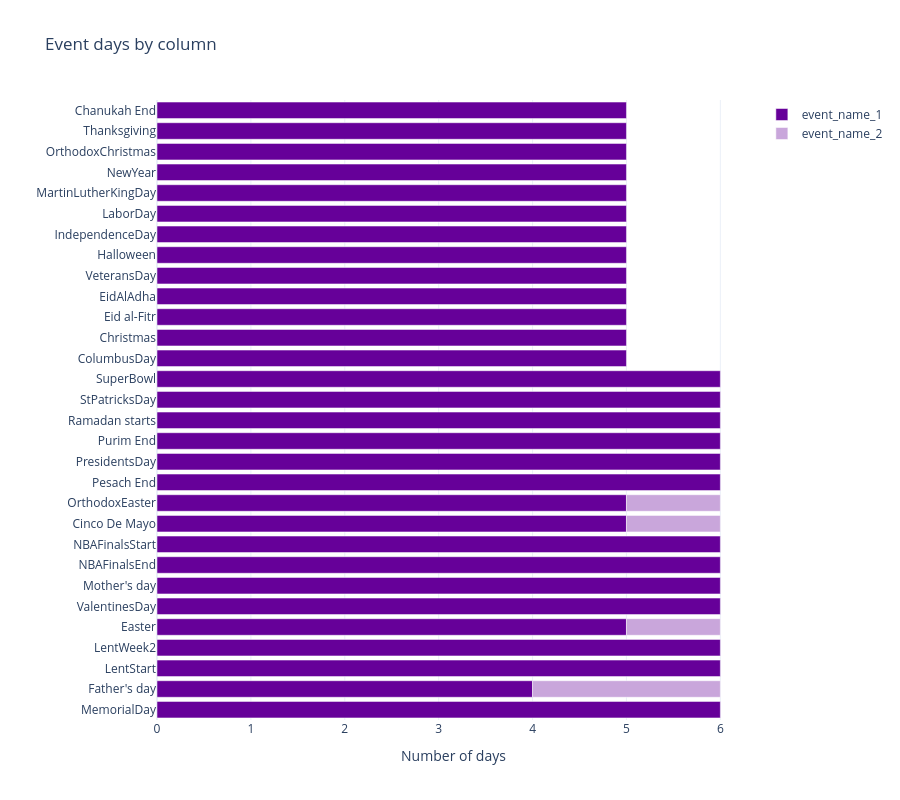

The notebook cell saved with this chart:
### Markdown cell above
#### 4.1 Events: drop `event_name_2`
**สมมติฐาน:** `event_name_2` มีข้อมูลน้อยและซ้ำกับ `event_name_1` จึงตัดออกได้โดยไม่เสียข้อมูล

**สรุป:** ตัดออกได้ เพราะ
- มีข้อมูลเพียง 5 วัน จากทั้งหมด 1,969 วัน (ราว 0.25%)
  ซึ่งเป็นวันที่มี event สองรายการตรงกันโดยบังเอิญ
- event ทุกรายการใน `event_name_2` ปรากฏใน `event_name_1` ในปีอื่นอยู่แล้ว
  โมเดลจึงยังเรียนรู้ผลของ event เหล่านั้นได้จาก `event_name_1`
- ข้อมูลที่มีเพียงไม่กี่วัน ไม่พอให้โมเดลเรียนรู้รูปแบบได้อย่างน่าเชื่อถือ
  และยังเพิ่มคอลัมน์ที่ต้องใช้ RAM ในตารางราว 59 ล้านแถว

**Action:** ตัด `event_name_2` และ `event_type_2` ใช้ `event_name_1` คอลัมน์เดียว

### Code cell
event_counts = (
    calendar_df[["event_name_1", "event_name_2"]]
    .melt(var_name="column", value_name="event")
    .dropna()
    .groupby(["event", "column"], observed=True)
    .size()
    .reset_index(name="days")
)

order = event_counts.groupby("event")["days"].sum().sort_values().index.tolist()

fig = px.bar(
    event_counts,
    x="days", y="event", color="column",
    orientation="h", color_discrete_map={"event_name_1": NEUTRAL, "event_name_2": NEUTRAL_LIGHT},
    category_orders={"event": order},
    title="Event days by column",
    labels={"days": "Number of days", "event": "", "column": ""},
    height=800,
)
fig.show()

### Figure 1 — Plotly figure (JSON) as saved in the notebook; plotly's stock layout.template omitted (floating-point values rounded to 4 significant figures)
{"data": [{"hovertemplate": "=%{y}<br>Number of days=%{x}<extra></extra>", "legendgroup": "event_name_1", "marker": {"color": "#660099", "pattern": {"shape": ""}}, "name": "event_name_1", "orientation": "h", "showlegend": true, "textposition": "auto", "type": "bar", "x": [5, 5, 5, 5, 5, 5, 5, 4, 5, 5, 5, 6, 6, 5, 6, 6, 6, 6, 5, 5, 5, 6, 6, 6, 6, 6, 6, 5, 6, 5], "xaxis": "x", "y": ["Chanukah End", "Christmas", "Cinco De Mayo", "ColumbusDay", "Easter", "Eid al-Fitr", "EidAlAdha", "Father's day", "Halloween", "IndependenceDay", "LaborDay", "LentStart", "LentWeek2", "MartinLutherKingDay", "MemorialDay", "Mother's day", "NBAFinalsEnd", "NBAFinalsStart", "NewYear", "OrthodoxChristmas", "OrthodoxEaster", "Pesach End", "PresidentsDay", "Purim End", "Ramadan starts", "StPatricksDay", "SuperBowl", "Thanksgiving", "ValentinesDay", "VeteransDay"], "yaxis": "y"}, {"hovertemplate": "=%{y}<br>Number of days=%{x}<extra></extra>", "legendgroup": "event_name_2", "marker": {"color": "#c9a6db", "pattern": {"shape": ""}}, "name": "event_name_2", "orientation": "h", "showlegend": true, "textposition": "auto", "type": "bar", "x": [1, 1, 2, 1], "xaxis": "x", "y": ["Cinco De Mayo", "Easter", "Father's day", "OrthodoxEaster"], "yaxis": "y"}], "layout": {"barmode": "relative", "height": 800, "legend": {"title": {"text": ""}, "tracegroupgap": 0}, "title": {"text": "Event days by column"}, "xaxis": {"anchor": "y", "domain": [0, 1], "title": {"text": "Number of days"}}, "yaxis": {"anchor": "x", "categoryarray": ["MemorialDay", "Father's day", "LentStart", "LentWeek2", "Easter", "ValentinesDay", "Mother's day", "NBAFinalsEnd", "NBAFinalsStart", "Cinco De Mayo", "OrthodoxEaster", "Pesach End", "PresidentsDay", "Purim End", "Ramadan starts", "StPatricksDay", "SuperBowl", "ColumbusDay", "Christmas", "Eid al-Fitr", "EidAlAdha", "VeteransDay", "Halloween", "IndependenceDay", "LaborDay", "MartinLutherKingDay", "NewYear", "OrthodoxChristmas", "Thanksgiving", "Chanukah End"], "categoryorder": "array", "domain": [0, 1], "title": {"text": ""}}}}
